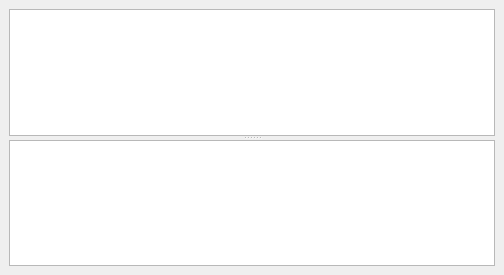
     <widget class="QDockWidget" name="dockLog" >
      <property name="sizePolicy" >
       <sizepolicy vsizetype="Expanding" hsizetype="Expanding" >
        <horstretch>0</horstretch>
        <verstretch>0</verstretch>
       </sizepolicy>
      </property>
      <property name="allowedAreas" >
       <set>Qt::LeftDockWidgetArea</set>
      </property>
      <property name="windowTitle" >
       <string>Log</string>
      </property>
      <widget class="QWidget" name="dockWidgetContents_2" >
       <property name="geometry" >
        <rect>
         <x>0</x>
         <y>20</y>
         <width>495</width>
         <height>246</height>
        </rect>
       </property>
       <layout class="QGridLayout" name="gridLayout_4" >
        <item row="0" column="0" >
         <widget class="QSplitter" name="splitter_3" >
          <property name="orientation" >
           <enum>Qt::Vertical</enum>
          </property>
          <widget class="QTextEdit" name="textEditLog" >
           <property name="minimumSize" >
            <size>
             <width>390</width>
             <height>0</height>
            </size>
           </property>
           <property name="font" >
            <font>
             <family>Verdana</family>
            </font>
           </property>
          </widget>
          <widget class="QTextEdit" name="textEditNetworkLog" >
           <property name="font" >
            <font>
             <family>Verdana</family>
            </font>
           </property>
          </widget>
         </widget>
        </item>
       </layout>
      </widget>
     </widget>
